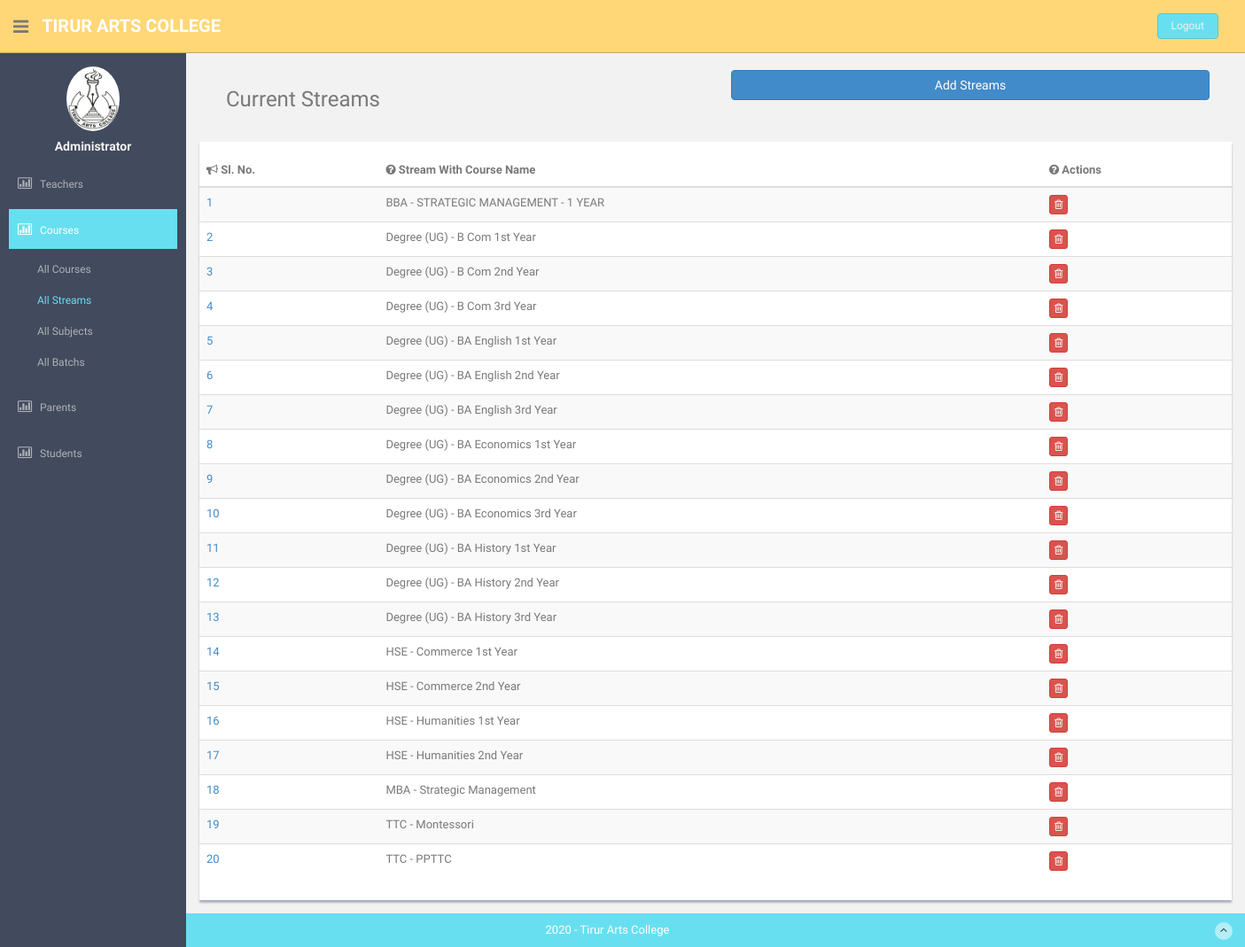
The page /admin/admin_all_streams.php on the database its author committed.
### tables this page shows
CREATE TABLE `streams`
(
    `stream_id`   int(11) UNSIGNED NOT NULL,
    `stream_name` varchar(50)      NOT NULL,
    `course_id`   int(11) UNSIGNED NOT NULL
);

CREATE TABLE `courses`
(
    `course_id`   int(11) UNSIGNED NOT NULL,
    `course_name` varchar(50)      NOT NULL
);

### admin/admin_all_streams.php (the view, shortened to what this page needs)
<?php
include_once '../db_config.php';
$student_fetch_sql = "SELECT `stream_id`, `stream_name`,`courses`.`course_name` FROM `streams`,`courses` WHERE `streams`.`course_id`=`courses`.`course_id` ORDER BY `course_name`,`streams`.`stream_id`";
$student_fetch_query_result = $db_connection->query($student_fetch_sql);
?>
<!DOCTYPE html>
<html lang="en">
<?php
include_once 'head_for_admin.php';
?>
<body>
<section id="container">
    <?php
    include_once 'header.php';
    include_once 'admin_sidebar.php';
    ?>
    <section id="main-content">
        <section class="wrapper">
            <br>
            <div class="container">
                <div class="row">
                    <div class="col-md-12">
                        <div class="col-md-6">
                            <h3>Current Streams</h3>
                        </div>
                        <div class="col-md-6">
                            <a href="admin_add_stream.php">
                                <button class="btn btn-primary btn-block">Add Streams</button>
                            </a>
                        </div>
                    </div>
                </div>
            </div>
            <div class="row mt">
                <div class="col-md-12">
                    <div class="content-panel">
                        <table class="table table-striped table-advance table-hover">
                            <thead>
                            <tr>
                                <th><i class="fa fa-bullhorn"></i> Sl. No.</th>
                                <th class="hidden-phone"><i class="fa fa-question-circle"></i> Stream With Course Name
                                </th>
                                <th class="hidden-phone"><i class="fa fa-question-circle"></i> Actions</th>
                            </tr>
                            </thead>
                            <tbody>
                            <?php
                            $i = 1;
                            while ($student_fetch_query_result_row = mysqli_fetch_assoc($student_fetch_query_result)) {
                                echo '<tr>
                                <td><a href="#">' . $i++ . '</a></td>
                                <td>' . $student_fetch_query_result_row['course_name'] . ' - ' . $student_fetch_query_result_row['stream_name'] . '</td>
                                <td><a href="' . basename($_SERVER["SCRIPT_FILENAME"]) . '?action=delete-stream&stream-id=' . $student_fetch_query_result_row['stream_id'] . '"><button class="btn btn-danger btn-xs"><i class="fa fa-trash-o"></i></button></a></td>
                            </tr>';
                            }
                            ?>
                            </tbody>
                        </table>
                    </div>
                </div>
            </div>
        </section>
    </section>
    <?php
    include_once 'footer.php';
    ?>
</section>
</body>
</html>

### assets/css/style.css (style rules this page uses)
body { color: #797979; background: #f2f2f2; font-family: 'Ruda', sans-serif; padding: 0px !important; margin: 0px !important; font-size:13px; }
a, a:hover, a:focus { text-decoration: none; outline: none; }
#container { width: 100%; height: 100%; }
.mt { margin-top: 25px; }
#main-content { margin-left: 210px; }
.wrapper { display: inline-block; margin-top: 60px; padding-left: 15px; padding-right: 15px; padding-bottom: 15px; padding-top: 0px; width: 100%; }
.content-panel { background: #ffffff; box-shadow: 0px 3px 2px #aab2bd; padding-top: 15px; padding-bottom: 5px; }

### rows shown on the page
streams: course.course_name "BBA", stream_name "STRATEGIC MANAGEMENT - 1 YEAR"
streams: course.course_name "Degree (UG)", stream_name "B Com 1st Year"
streams: course.course_name "Degree (UG)", stream_name "B Com 2nd Year"
streams: course.course_name "Degree (UG)", stream_name "B Com 3rd Year"
streams: course.course_name "Degree (UG)", stream_name "BA English 1st Year"
streams: course.course_name "Degree (UG)", stream_name "BA English 2nd Year"
streams: course.course_name "Degree (UG)", stream_name "BA English 3rd Year"
streams: course.course_name "Degree (UG)", stream_name "BA Economics 1st Year"
streams: course.course_name "Degree (UG)", stream_name "BA Economics 2nd Year"
streams: course.course_name "Degree (UG)", stream_name "BA Economics 3rd Year"
streams: course.course_name "Degree (UG)", stream_name "BA History 1st Year"
streams: course.course_name "Degree (UG)", stream_name "BA History 2nd Year"
streams: course.course_name "Degree (UG)", stream_name "BA History 3rd Year"
streams: course.course_name "HSE", stream_name "Commerce 1st Year"
streams: course.course_name "HSE", stream_name "Commerce 2nd Year"
streams: course.course_name "HSE", stream_name "Humanities 1st Year"
streams: course.course_name "HSE", stream_name "Humanities 2nd Year"
streams: course.course_name "MBA", stream_name "Strategic Management"
streams: course.course_name "TTC", stream_name "Montessori"
streams: course.course_name "TTC", stream_name "PPTTC"
